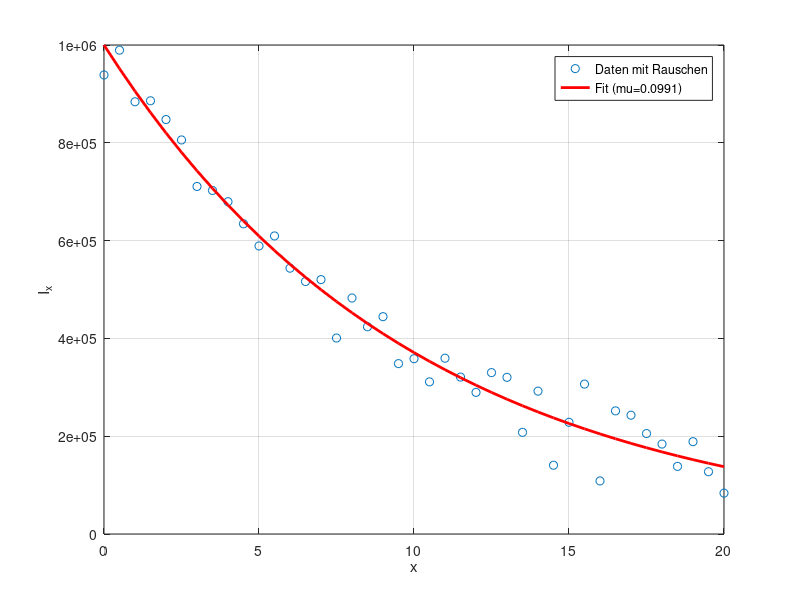

Write the MATLAB code that produced this figure.
%Nach Vorlesung 5

% Daten generieren (Beispiel: wahrer mu = 0.1, mit Rauschen)
rng(0); % Reproduzierbarkeit
x = 0:0.5:20;
I0 = 1e6;
mu_true = 0.1; % Unbekannt, wird geschätzt
Ix_noiseless = I0 * exp(-mu_true * x);
Ix = Ix_noiseless + 0.05 * I0 * randn(size(x)); % Rauschen hinzufügen

% Negative Log-Likelihood definieren (zu minimieren)
negLogL = @(mu) sum((Ix - I0 * exp(-mu * x)).^2); % Least-Squares (äquivalent zu ML bei Normalverteilung)

% Mu schätzen via Optimierung
mu_guess = 0.05; % Startwert
options = optimset('Display', 'iter');
mu_hat = fminsearch(negLogL, mu_guess, options);

% Ergebnis
fprintf('Geschätztes mu: %.4f (wahrer Wert: %.4f)\n', mu_hat, mu_true);

% Visualisierung
figure;
plot(x, Ix, 'o', 'DisplayName', 'Daten mit Rauschen');
hold on;
plot(x, I0 * exp(-mu_hat * x), 'r-', 'LineWidth', 2, 'DisplayName', sprintf('Fit (mu=%.4f)', mu_hat));
xlabel('x'); ylabel('I_x');
legend;
grid on;